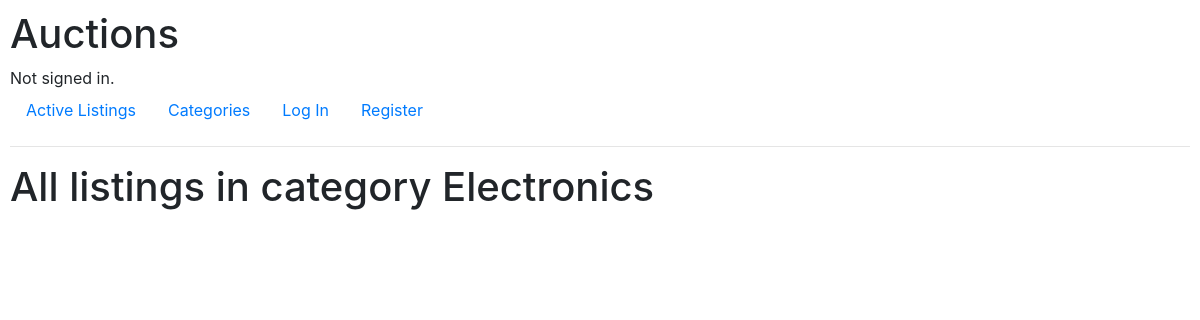
/category/3, run on an earlier commit of the app's database.
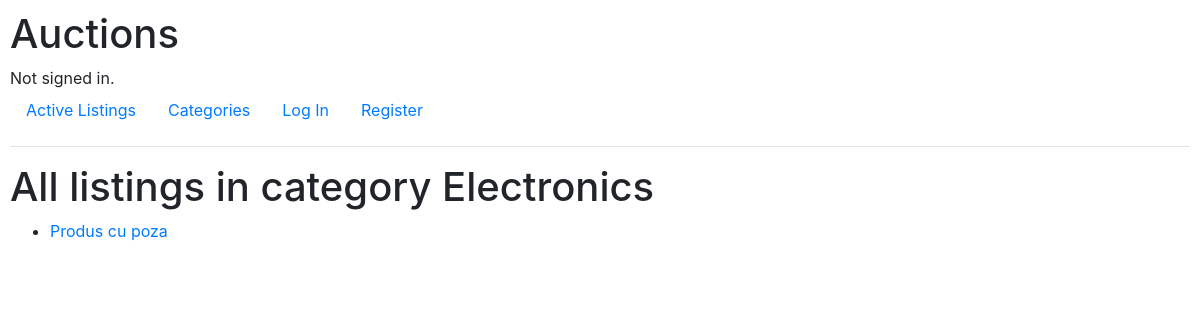
And on a later commit of the database.
### auctions/models.py (models this page shows, shortened)
class Listing(models.Model):
    title = models.CharField(max_length=200, verbose_name="Name")
    description = models.TextField(verbose_name="Description")
    starting_bid = models.IntegerField(verbose_name="Starting bid")
    image = models.ImageField(upload_to="images/", blank=True, verbose_name="Image")
    category = models.ForeignKey(Category, blank=True, on_delete=models.CASCADE)

### auctions/views.py (the view)
# urls.py: path("category/<int:pk>", views.category_listings, name="category"),
def category_listings(request, pk):
    listings = Listing.objects.filter(category=pk)
    category = Category.objects.get(pk=pk)
    return render(request, "auctions/category.html", {"listings": listings, "category": category})

### auctions/models.py (called while the page is built)
    def __str__(self):
        return self.name

### auctions/templates/auctions/category.html
{% extends "auctions/layout.html" %}
{% block body %}
<h1>All listings in category {{ category }}</h1>
<ul>
    {% for listing in listings %}
    <li> <a href="{% url 'listing_details' listing.id %}">{{ listing.title }}</a></li>
    {% endfor %}
</ul>
{% endblock %}

What changed in the data, as far as the page shows it:
added Listing: title "Produs cu poza"
